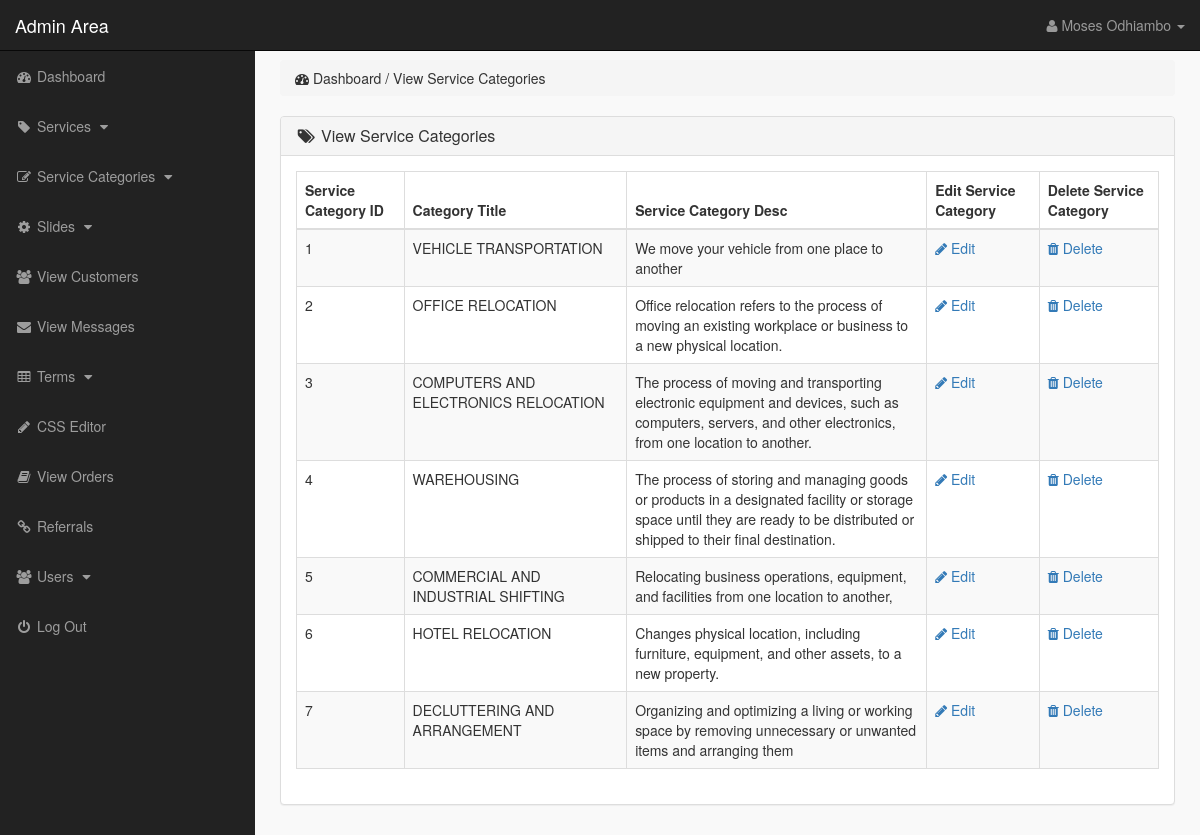
Screenshot of /admin_area/index.php?view_p_cats (signed in) with the database file from the repository.
### tables this page shows
CREATE TABLE `product_categories` (
  `p_cat_id` int(11) NOT NULL,
  `p_cat_title` text NOT NULL,
  `p_cat_desc` text NOT NULL
);

### admin_area/view_p_cats.php (the view)
<?php
    if(!isset($_SESSION['admin_email'])){
        echo "<script>window.open('login.php','_self')</script>";
    }else{
?>
<div class="row">
    <div class="col-lg-12">
        <ol class="breadcrumb">
            <li>
                <i class="fa fa-dashboard"></i> Dashboard / View Service Categories
            </li>
        </ol>
    </div>
</div>
<div class="row">
    <div class="col-lg-12">
        <div class="panel panel-default">
            <div class="panel-heading">
                <h3 class="panel-title">
                    <i class="fa fa-tags fa-fw"></i> View Service Categories
                </h3>
            </div>
            <div class="panel-body">
                <div class="table-responsive">
                    <table class="table table-hover table-striped table-bordered">
                        <thead>
                            <tr>
                                <th> Service Category ID </th>
                                <th>  Category Title </th>
                                <th> Service Category Desc </th>
                                <th> Edit Service Category </th>
                                <th> Delete Service Category </th>
                            </tr>
                        </thead>
                        <tbody>
                            <?php
                                $i=0;
                                $get_p_cats = "select * from product_categories";
                                $run_p_cats = mysqli_query($con,$get_p_cats);
                                while($row_p_cats=mysqli_fetch_array($run_p_cats)){
                                    $p_cat_id = $row_p_cats['p_cat_id'];
                                    $p_cat_title = $row_p_cats['p_cat_title'];
                                    $p_cat_desc = $row_p_cats['p_cat_desc'];
                                    $i++;
                            ?>
                            <tr>
                                <td> <?php echo $i; ?> </td>
                                <td> <?php echo $p_cat_title; ?> </td>
                                <td width="300"> <?php echo $p_cat_desc; ?> </td>
                                <td>
                                    <a href="index.php?edit_p_cat= <?php echo $p_cat_id; ?> ">
                                        <i class="fa fa-pencil"></i> Edit
                                    </a>
                                </td>
                                <td>
                                    <a href="index.php?delete_p_cat= <?php echo $p_cat_id; ?> ">
                                        <i class="fa fa-trash"></i> Delete
                                    </a>
                                </td>
                            </tr>
                            <?php } ?>
                        </tbody>
                    </table>
                </div>
            </div>
        </div>
    </div>
</div>
<?php } ?>

### admin_area/includes/sidebar.php (shortened to what this page needs)
<?php
    if(!isset($_SESSION['admin_email'])){
        echo "<script>window.open('login.php','_self')</script>";
    }else{
?>
<nav class="navbar navbar-inverse navbar-fixed-top">
    <div class="navbar-header">
        <a href="index.php?dashboard" class="navbar-brand">Admin Area</a>
    </div>
    <ul class="nav navbar-right top-nav">
        <li class="dropdown">
            <a href="#" class="dropdown-toggle" data-toggle="dropdown">
                <i class="fa fa-user"></i> <?php echo $admin_name;  ?> <b class="caret"></b>
            </a>
        </li>
    </ul>
    <div class="collapse navbar-collapse navbar-ex1-collapse">
        <ul class="nav navbar-nav side-nav">
            <li>
                <a href="index.php?dashboard">
                        <i class="fa fa-fw fa-dashboard"></i> Dashboard
                </a>
            </li>
            <li>
                <a href="#" data-toggle="collapse" data-target="#products">
                        <i class="fa fa-fw fa-tag"></i> Services
                        <i class="fa fa-fw fa-caret-down"></i>
                </a>
            </li>
            <li>
                <a href="#" data-toggle="collapse" data-target="#p_cat">
                        <i class="fa fa-fw fa-edit"></i> Service Categories
                        <i class="fa fa-fw fa-caret-down"></i>
                </a>
            </li>
            <li>
                <a href="#" data-toggle="collapse" data-target="#slides">
                        <i class="fa fa-fw fa-gear"></i> Slides
                        <i class="fa fa-fw fa-caret-down"></i>
                </a>
            </li>
            <li>
                <a href="index.php?view_customers">
                    <i class="fa fa-fw fa-users"></i> View Customers
                </a>
            </li>
            <li>
                <a href="index.php?messages">
                    <i class="fa fa-fw fa-envelope"></i> View Messages
                </a>
            </li>
            <li>
                <a href="#" data-toggle="collapse" data-target="#terms">
                        <i class="fa fa-fw fa-table"></i> Terms
                        <i class="fa fa-fw fa-caret-down"></i>
                </a>
            </li>
             <li>
                <a href="index.php?edit_css">
                    <i class="fa fa-fw fa-pencil"></i> CSS Editor
                </a>
            </li>
            <li>
                <a href="index.php?view_orders">
                    <i class="fa fa-fw fa-book"></i> View Orders
                </a>
            </li>
            <li>
                <a href="index.php?view_referrals">
                    <i class="fa fa-fw fa-link"></i> Referrals
                </a>
            </li>
            <li>
                <a href="#" data-toggle="collapse" data-target="#users">
                        <i class="fa fa-fw fa-users"></i> Users
                        <i class="fa fa-fw fa-caret-down"></i>
                </a>
            </li>
            <li>
                <a href="logout.php">
                    <i class="fa fa-fw fa-power-off"></i> Log Out
                </a>
            </li>
        </ul>
    </div>
</nav>
<?php } ?>

### admin_area/css/style.css (style rules this page uses)
body { margin-top: 100px; }
@media (min-width: 768px) { body { margin-top: 50px; } }
.top-nav { padding: 0 15px; }
.top-nav>li { float: left; display: inline-block; }
.top-nav>li>a { color: #999999; line-height: 20px; padding-top: 15px; padding-bottom: 15px; }
@media (min-width: 768px) { .side-nav { position: fixed; top: 51px; bottom: 0; width: 255px; overflow-y: auto; overflow-x: hidden; background-color: #222222; padding-bottom: 40px; border-radius: 0; } }
@media (min-width: 768px) { .side-nav>li>a { width: 255px; } }
.panel-body { border-radius: 5px; }

### rows the page displays
product_categories: p_cat_title "VEHICLE TRANSPORTATION", p_cat_desc "We move your vehicle from one place to another"
product_categories: p_cat_title "OFFICE RELOCATION", p_cat_desc "Office relocation refers to the process of moving an existing workplace or business to a new physical location."
product_categories: p_cat_title "COMPUTERS AND ELECTRONICS RELOCATION", p_cat_desc "The process of moving and transporting electronic equipment and devices, such as computers, servers, and other electronics, from one location to another."
product_categories: p_cat_title "WAREHOUSING", p_cat_desc "The process of storing and managing goods or products in a designated facility or storage space until they are ready to be distributed or shipped to their final destination."
product_categories: p_cat_title "COMMERCIAL AND INDUSTRIAL SHIFTING", p_cat_desc "Relocating business operations, equipment, and facilities from one location to another,"
product_categories: p_cat_title "HOTEL RELOCATION", p_cat_desc "Changes physical location, including furniture, equipment, and other assets, to a new property."
product_categories: p_cat_title "DECLUTTERING AND ARRANGEMENT", p_cat_desc "Organizing and optimizing a living or working space by removing unnecessary or unwanted items and arranging them"

### other values shown
$admin_name "Moses Odhiambo"
